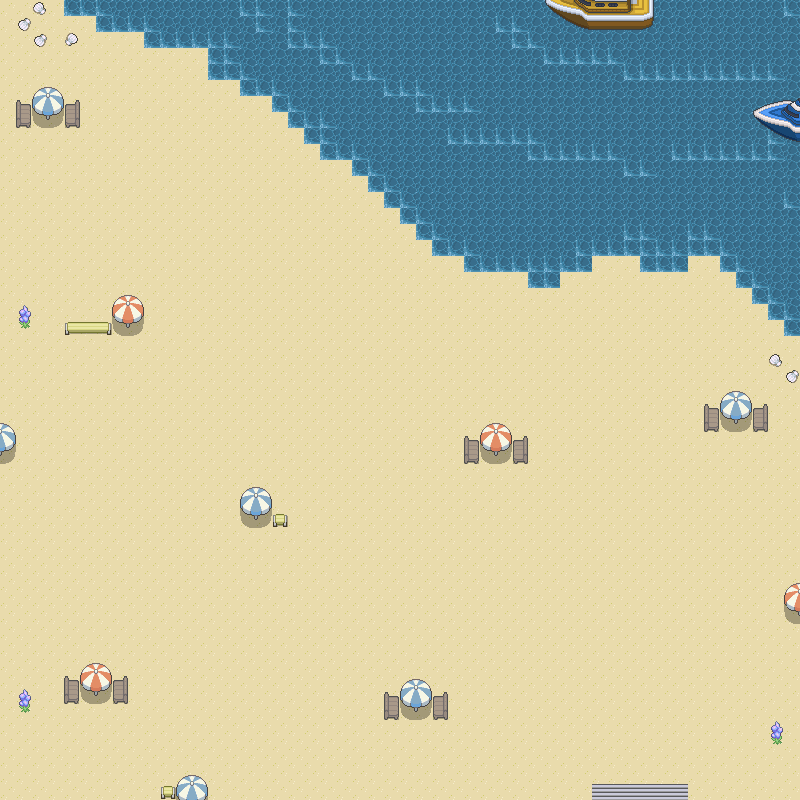

This game map was drawn from its Tiled (.tmx) file and the tilesets committed beside it. A one-line description and the trimmed map source follow:
An orthogonal 50x50 tile map with 16x16 px tiles, 3 tile layers (tile, obstacles_2, obstacles_1), 2 tilesets.

<map version="1.0" orientation="orthogonal" width="50" height="50" tilewidth="16" tileheight="16">
 <tileset firstgid="1" name="tileset2" tilewidth="16" tileheight="16">
  <image source="tileset/tileset2.png" trans="ff00ff" width="2048" height="2048" />
  <tile id="3336">
   <properties>
    <property name="collision" value="" />
   </properties>
  </tile>
  <tile id="3463">
   <properties>
    <property name="collision" value="" />
   </properties>
  </tile>
  <tile id="3464">
   <properties>
    <property name="collision" value="" />
   </properties>
  </tile>
  <tile id="3465">
   <properties>
    <property name="collision" value="" />
   </properties>
  </tile>
  <tile id="3730">
   <properties>
    <property name="collision" value="" />
   </properties>
  </tile>
  <tile id="5723">
   <properties>
    <property name="collision" value="" />
   </properties>
  </tile>
  <tile id="5851">
   <properties>
    <property name="collision" value="" />
   </properties>
  </tile>
  <tile id="6872">
   <properties>
    <property name="collision" value="" />
   </properties>
  </tile>
  <tile id="6873">
   <properties>
    <property name="collision" value="" />
   </properties>
  </tile>
  <tile id="6874">
   <properties>
    <property name="collision" value="" />
   </properties>
  </tile>
  <tile id="6875">
   <properties>
    <property name="collision" value="" />
   </properties>
  </tile>
  <tile id="7178">
   <properties>
    <property name="cpoint" value="map5_1" />
   </properties>
  </tile>
  <tile id="7906">
   <properties>
    <property name="collision" value="" />
   </properties>
  </tile>
  <tile id="7907">
   <properties>
    <property name="collision" value="" />
   </properties>
  </tile>
  <tile id="7908">
   <properties>
    <property name="collision" value="" />
   </properties>
  </tile>
  <tile id="8034">
   <properties>
    <property name="collision" value="" />
   </properties>
  </tile>
  <tile id="8035">
   <properties>
    <property name="collision" value="" />
   </properties>
  </tile>
  <tile id="8036">
   <properties>
    <property name="collision" value="" />
   </properties>
  </tile>
  <tile id="8162">
   <properties>
    <property name="collision" value="" />
   </properties>
  </tile>
  <tile id="8163">
   <properties>
    <property name="collision" value="" />
   </properties>
  </tile>
  <tile id="8164">
   <properties>
    <property name="collision" value="" />
   </properties>
  </tile>
  <tile id="8290">
   <properties>
    <property name="collision" value="" />
   </properties>
  </tile>
  <tile id="8291">
   <properties>
    <property name="collision" value="" />
   </properties>
  </tile>
  <tile id="8292">
   <properties>
    <property name="collision" value="" />
   </properties>
  </tile>
  <tile id="8406">
   <properties>
    <property name="collision" value="" />
   </properties>
  </tile>
  <tile id="8407">
   <properties>
    <property name="collision" value="" />
   </properties>
  </tile>
  <tile id="8418">
   <properties>
    <property name="collision" value="" />
   </properties>
  </tile>
  <tile id="8419">
   <properties>
    <property name="collision" value="" />
   </properties>
  </tile>
  <tile id="8420">
   <properties>
    <property name="collision" value="" />
   </properties>
  </tile>
  <tile id="8534">
   <properties>
    <property name="collision" value="" />
   </properties>
  </tile>
  <tile id="8535">
   <properties>
    <property name="collision" value="" />
   </properties>
  </tile>
  <tile id="8546">
   <properties>
    <property name="collision" value="" />
   </properties>
  </tile>
  <tile id="8547">
   <properties>
    <property name="collision" value="" />
   </properties>
  </tile>
 </tileset>
 <tileset firstgid="16385" name="tileset2" tilewidth="16" tileheight="16">
  <image source="tileset/tileset2.png" trans="ff00ff" width="2048" height="2048" />
 </tileset>
 <layer name="tile" width="50" height="50">
  <data>[2500 cells, 2500 non-empty, 3 distinct tile ids]</data>
 </layer>
 <layer name="obstacles_2" width="50" height="50">
  <data>[2500 cells, 128 non-empty, 47 distinct tile ids]</data>
 </layer>
 <layer name="obstacles_1" width="50" height="50">
  <data>[2500 cells, 26 non-empty, 6 distinct tile ids]</data>
 </layer>
</map>